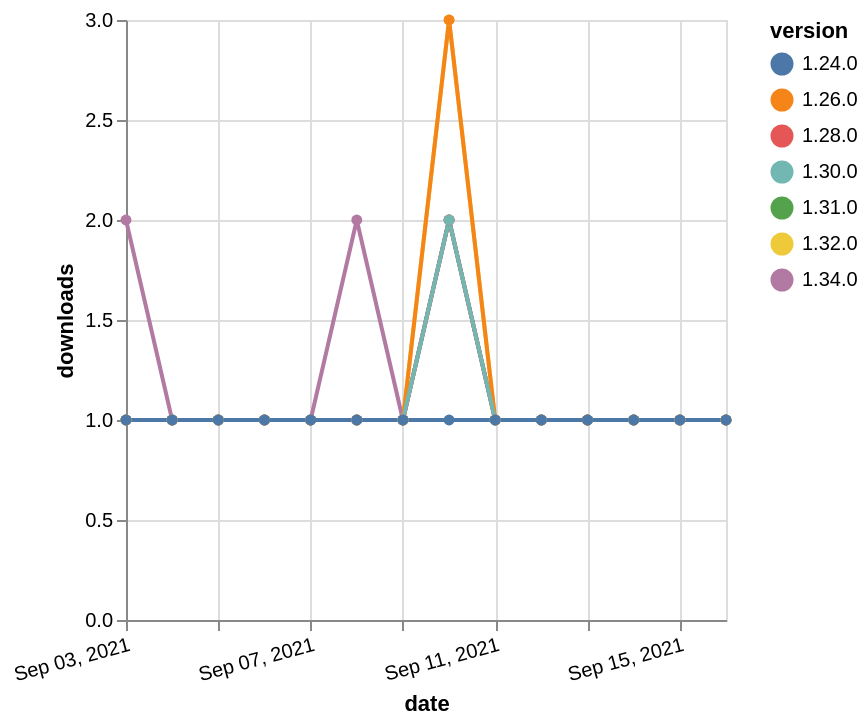

The specification (Vega-Lite) saved for this image:
### Vega-Lite specification from a JSON file in a GitHub repository (floating-point values rounded to 4 significant figures)
{"$schema": "https://vega.github.io/schema/vega-lite/v5.json", "description": "A simple bar chart with embedded data.", "data": {"values": [{"date": "2021-09-03", "total": 135, "delta": 1, "version": "1.31.0"}, {"date": "2021-09-04", "total": 136, "delta": 1, "version": "1.31.0"}, {"date": "2021-09-05", "total": 137, "delta": 1, "version": "1.31.0"}, {"date": "2021-09-06", "total": 138, "delta": 1, "version": "1.31.0"}, {"date": "2021-09-07", "total": 139, "delta": 1, "version": "1.31.0"}, {"date": "2021-09-08", "total": 140, "delta": 1, "version": "1.31.0"}, {"date": "2021-09-09", "total": 141, "delta": 1, "version": "1.31.0"}, {"date": "2021-09-10", "total": 143, "delta": 2, "version": "1.31.0"}, {"date": "2021-09-11", "total": 144, "delta": 1, "version": "1.31.0"}, {"date": "2021-09-12", "total": 145, "delta": 1, "version": "1.31.0"}, {"date": "2021-09-13", "total": 146, "delta": 1, "version": "1.31.0"}, {"date": "2021-09-14", "total": 147, "delta": 1, "version": "1.31.0"}, {"date": "2021-09-15", "total": 148, "delta": 1, "version": "1.31.0"}, {"date": "2021-09-16", "total": 149, "delta": 1, "version": "1.31.0"}, {"date": "2021-09-03", "total": 122, "delta": 2, "version": "1.34.0"}, {"date": "2021-09-04", "total": 123, "delta": 1, "version": "1.34.0"}, {"date": "2021-09-05", "total": 124, "delta": 1, "version": "1.34.0"}, {"date": "2021-09-06", "total": 125, "delta": 1, "version": "1.34.0"}, {"date": "2021-09-07", "total": 126, "delta": 1, "version": "1.34.0"}, {"date": "2021-09-08", "total": 128, "delta": 2, "version": "1.34.0"}, {"date": "2021-09-09", "total": 129, "delta": 1, "version": "1.34.0"}, {"date": "2021-09-10", "total": 131, "delta": 2, "version": "1.34.0"}, {"date": "2021-09-11", "total": 132, "delta": 1, "version": "1.34.0"}, {"date": "2021-09-12", "total": 133, "delta": 1, "version": "1.34.0"}, {"date": "2021-09-13", "total": 134, "delta": 1, "version": "1.34.0"}, {"date": "2021-09-14", "total": 135, "delta": 1, "version": "1.34.0"}, {"date": "2021-09-15", "total": 136, "delta": 1, "version": "1.34.0"}, {"date": "2021-09-16", "total": 137, "delta": 1, "version": "1.34.0"}, {"date": "2021-09-03", "total": 163, "delta": 1, "version": "1.32.0"}, {"date": "2021-09-04", "total": 164, "delta": 1, "version": "1.32.0"}, {"date": "2021-09-05", "total": 165, "delta": 1, "version": "1.32.0"}, {"date": "2021-09-06", "total": 166, "delta": 1, "version": "1.32.0"}, {"date": "2021-09-07", "total": 167, "delta": 1, "version": "1.32.0"}, {"date": "2021-09-08", "total": 168, "delta": 1, "version": "1.32.0"}, {"date": "2021-09-09", "total": 169, "delta": 1, "version": "1.32.0"}, {"date": "2021-09-10", "total": 172, "delta": 3, "version": "1.32.0"}, {"date": "2021-09-11", "total": 173, "delta": 1, "version": "1.32.0"}, {"date": "2021-09-12", "total": 174, "delta": 1, "version": "1.32.0"}, {"date": "2021-09-13", "total": 175, "delta": 1, "version": "1.32.0"}, {"date": "2021-09-14", "total": 176, "delta": 1, "version": "1.32.0"}, {"date": "2021-09-15", "total": 177, "delta": 1, "version": "1.32.0"}, {"date": "2021-09-16", "total": 178, "delta": 1, "version": "1.32.0"}, {"date": "2021-09-03", "total": 162, "delta": 1, "version": "1.28.0"}, {"date": "2021-09-04", "total": 163, "delta": 1, "version": "1.28.0"}, {"date": "2021-09-05", "total": 164, "delta": 1, "version": "1.28.0"}, {"date": "2021-09-06", "total": 165, "delta": 1, "version": "1.28.0"}, {"date": "2021-09-07", "total": 166, "delta": 1, "version": "1.28.0"}, {"date": "2021-09-08", "total": 167, "delta": 1, "version": "1.28.0"}, {"date": "2021-09-09", "total": 168, "delta": 1, "version": "1.28.0"}, {"date": "2021-09-10", "total": 170, "delta": 2, "version": "1.28.0"}, {"date": "2021-09-11", "total": 171, "delta": 1, "version": "1.28.0"}, {"date": "2021-09-12", "total": 172, "delta": 1, "version": "1.28.0"}, {"date": "2021-09-13", "total": 173, "delta": 1, "version": "1.28.0"}, {"date": "2021-09-14", "total": 174, "delta": 1, "version": "1.28.0"}, {"date": "2021-09-15", "total": 175, "delta": 1, "version": "1.28.0"}, {"date": "2021-09-16", "total": 176, "delta": 1, "version": "1.28.0"}, {"date": "2021-09-03", "total": 282, "delta": 1, "version": "1.26.0"}, {"date": "2021-09-04", "total": 283, "delta": 1, "version": "1.26.0"}, {"date": "2021-09-05", "total": 284, "delta": 1, "version": "1.26.0"}, {"date": "2021-09-06", "total": 285, "delta": 1, "version": "1.26.0"}, {"date": "2021-09-07", "total": 286, "delta": 1, "version": "1.26.0"}, {"date": "2021-09-08", "total": 287, "delta": 1, "version": "1.26.0"}, {"date": "2021-09-09", "total": 288, "delta": 1, "version": "1.26.0"}, {"date": "2021-09-10", "total": 291, "delta": 3, "version": "1.26.0"}, {"date": "2021-09-11", "total": 292, "delta": 1, "version": "1.26.0"}, {"date": "2021-09-12", "total": 293, "delta": 1, "version": "1.26.0"}, {"date": "2021-09-13", "total": 294, "delta": 1, "version": "1.26.0"}, {"date": "2021-09-14", "total": 295, "delta": 1, "version": "1.26.0"}, {"date": "2021-09-15", "total": 296, "delta": 1, "version": "1.26.0"}, {"date": "2021-09-16", "total": 297, "delta": 1, "version": "1.26.0"}, {"date": "2021-09-03", "total": 148, "delta": 1, "version": "1.30.0"}, {"date": "2021-09-04", "total": 149, "delta": 1, "version": "1.30.0"}, {"date": "2021-09-05", "total": 150, "delta": 1, "version": "1.30.0"}, {"date": "2021-09-06", "total": 151, "delta": 1, "version": "1.30.0"}, {"date": "2021-09-07", "total": 152, "delta": 1, "version": "1.30.0"}, {"date": "2021-09-08", "total": 153, "delta": 1, "version": "1.30.0"}, {"date": "2021-09-09", "total": 154, "delta": 1, "version": "1.30.0"}, {"date": "2021-09-10", "total": 156, "delta": 2, "version": "1.30.0"}, {"date": "2021-09-11", "total": 157, "delta": 1, "version": "1.30.0"}, {"date": "2021-09-12", "total": 158, "delta": 1, "version": "1.30.0"}, {"date": "2021-09-13", "total": 159, "delta": 1, "version": "1.30.0"}, {"date": "2021-09-14", "total": 160, "delta": 1, "version": "1.30.0"}, {"date": "2021-09-15", "total": 161, "delta": 1, "version": "1.30.0"}, {"date": "2021-09-16", "total": 162, "delta": 1, "version": "1.30.0"}, {"date": "2021-09-03", "total": 208, "delta": 1, "version": "1.24.0"}, {"date": "2021-09-04", "total": 209, "delta": 1, "version": "1.24.0"}, {"date": "2021-09-05", "total": 210, "delta": 1, "version": "1.24.0"}, {"date": "2021-09-06", "total": 211, "delta": 1, "version": "1.24.0"}, {"date": "2021-09-07", "total": 212, "delta": 1, "version": "1.24.0"}, {"date": "2021-09-08", "total": 213, "delta": 1, "version": "1.24.0"}, {"date": "2021-09-09", "total": 214, "delta": 1, "version": "1.24.0"}, {"date": "2021-09-10", "total": 215, "delta": 1, "version": "1.24.0"}, {"date": "2021-09-11", "total": 216, "delta": 1, "version": "1.24.0"}, {"date": "2021-09-12", "total": 217, "delta": 1, "version": "1.24.0"}, {"date": "2021-09-13", "total": 218, "delta": 1, "version": "1.24.0"}, {"date": "2021-09-14", "total": 219, "delta": 1, "version": "1.24.0"}, {"date": "2021-09-15", "total": 220, "delta": 1, "version": "1.24.0"}, {"date": "2021-09-16", "total": 221, "delta": 1, "version": "1.24.0"}]}, "width": "container", "mark": {"type": "line", "point": {"filled": true}}, "encoding": {"x": {"field": "date", "type": "temporal", "timeUnit": "yearmonthdate", "title": "date", "axis": {"labelAngle": -15}}, "y": {"field": "delta", "type": "quantitative", "title": "downloads"}, "color": {"field": "version", "type": "nominal"}, "tooltip": {"field": "delta"}}}
